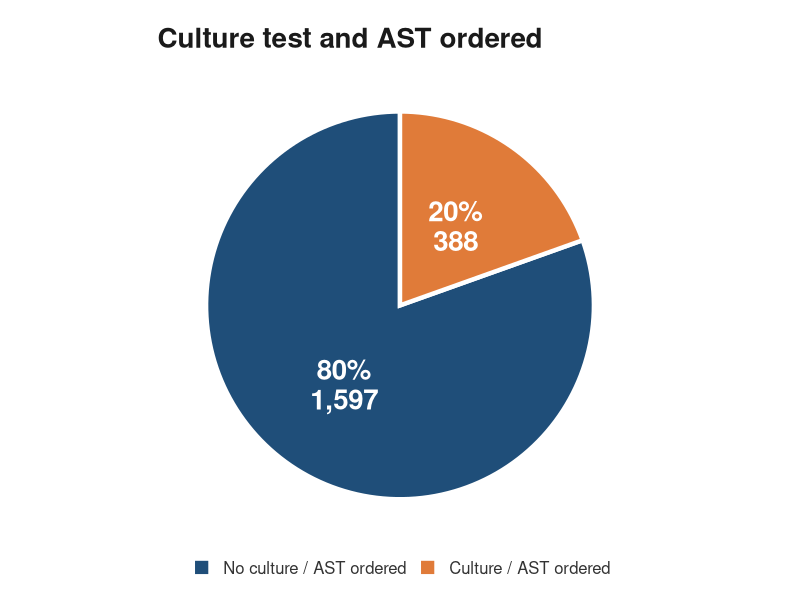
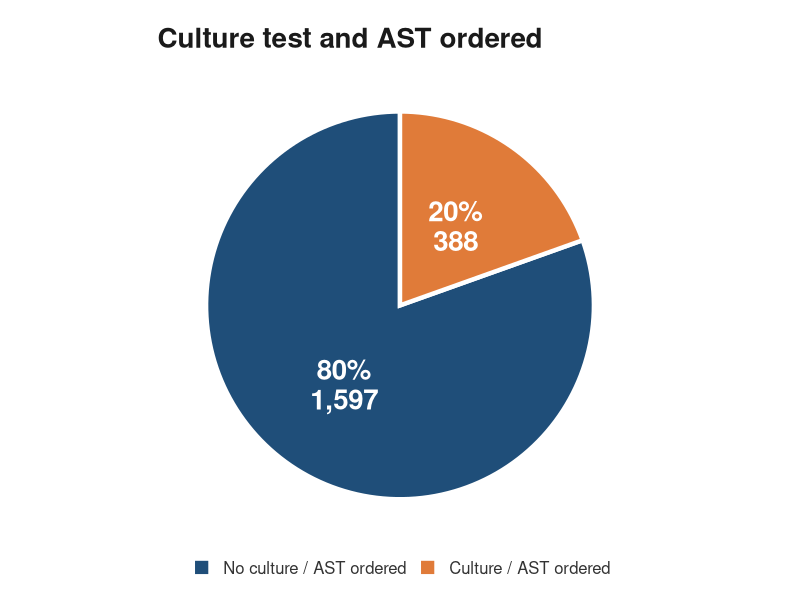

Source code (R) for these figures, in order:
library(ggplot2)
library(dplyr)
library(scales)

# ---- Data ----
total_df <- tibble(
  ordered = factor(c("No", "Yes"), levels = c("No", "Yes")),
  n       = c(1597, 388)
) %>%
  mutate(
    pct   = n / sum(n),
    label = paste0(percent(pct, accuracy = 1), "\n", comma(n))
  )

total_n <- sum(total_df$n)  # 1,985

# ---- Plot ----
p <- ggplot(total_df, aes(x = "", y = n, fill = ordered)) +
  geom_col(width = 1, colour = "white", linewidth = 1.5) +
  coord_polar(theta = "y", start = 0) +
  geom_text(aes(label = label),
            position = position_stack(vjust = 0.5),
            colour = "white", fontface = "bold", size = 7, lineheight = 0.9) +
  scale_fill_manual(
    values = c("No" = "#1F4E79", "Yes" = "#E07B39"),
    labels = c("No" = "No culture / AST ordered",
               "Yes" = "Culture / AST ordered")
  ) +
  labs(
    title    = "Culture test and AST ordered",
    fill     = NULL
  ) +
  theme_void(base_size = 14) +
  theme(
    plot.title       = element_text(face = "bold", size = 20, colour = "#1A1A1A",
                                    margin = margin(b = 6)),
    plot.subtitle    = element_text(size = 12, colour = "#555555",
                                    margin = margin(b = 10)),
    plot.caption     = element_text(size = 9, colour = "#888888", hjust = 0,
                                    margin = margin(t = 10)),
    legend.position  = "bottom",
    legend.text      = element_text(size = 12, colour = "#333333"),
    legend.key.size  = unit(0.6, "cm"),
    plot.margin      = margin(20, 20, 15, 20),
    plot.background  = element_rect(fill = "white", colour = NA)
  )

p

# ---- Save ----
#dir.create("outputs", showWarnings = FALSE)

# High-res PNG (slides, email, reports)
ggsave("outputs/culture_ast_total_pie.png", plot = p,
       width = 8, height = 7, dpi = 300, bg = "white")

# Vector formats (crisp at any size, good for print / PowerPoint)
#ggsave("outputs/culture_ast_total_pie.pdf", plot = p,width = 8, height = 7)
#ggsave("outputs/culture_ast_total_pie.svg", plot = p,width = 8, height = 7)   # needs the svglite package
